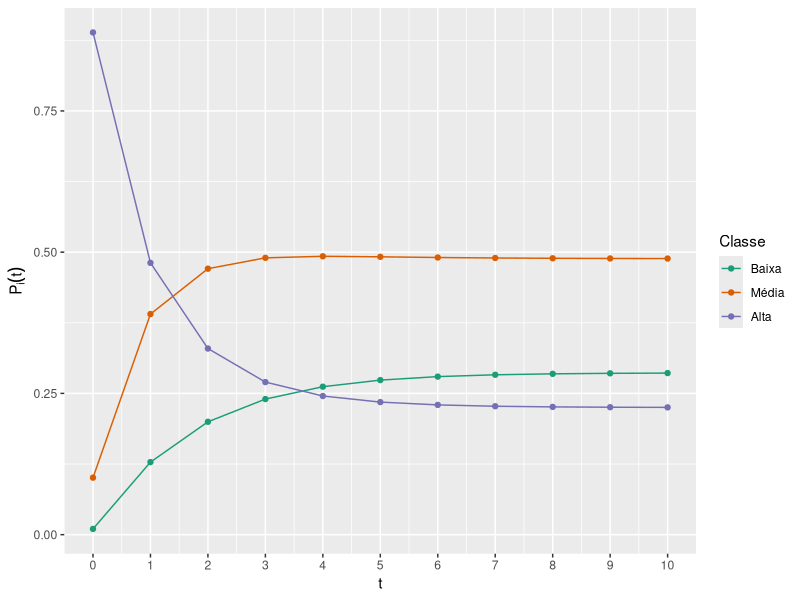
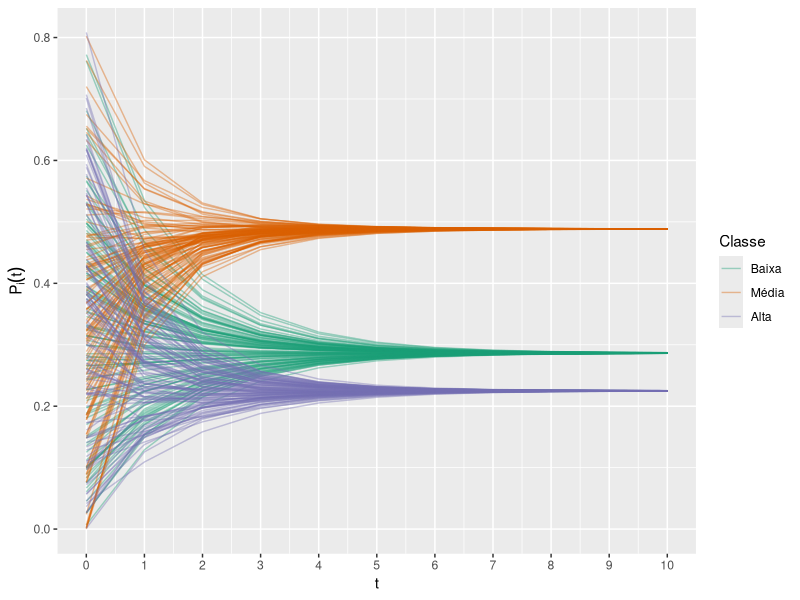

R code for these plots, in order:
## ---- chunk 1
knitr::opts_chunk$set(echo = TRUE)
## ---- chunk 2
library(tidyverse)
library(matrixcalc)
library(knitr)
set.seed(42)
P <- mat.trans <- matrix(c(
                          0.65, 0.15, 0.12,
                          0.28, 0.67, 0.36,
                          0.07, 0.18, 0.52
                           ), 3, 3)
## ---- chunk 3
row.names(P) <- c(1, 2, 3)
colnames(P) <- c(1, 2, 3)
write_matex2 <- function(x) {
  begin <- "\\begin{bmatrix}"
  end <- "\\end{bmatrix}"
  X <-
    apply(x, 1, function(x) {
      paste(
        paste(x, collapse = "&"),
        "\\\\"
      )
    })
  paste(c(begin, X, end), collapse = "")
}
## ---- chunk 4
p0 <- c(0.0102, 0.1009, 0.8889)
pi <- p0
p_t <- p0

for (xi in 1:10) {
  pi <- pi %*% P
  p_t <- rbind(p_t, pi)
}
p_t <- cbind(t = 0:10, p_t)

kable(round(p_t, 3),
  col.names = c("t", "Classe Baixa", "Classe Média", "Classe Alta"),
  caption = "Probabilidade de pertencer a classe após uma geração t"
)
## ---- chunk 5
N <- 10
round(p0 %*% matrix.power(P, N), 3)
## ---- chunk 6
as_tibble(p_t) %>%
  pivot_longer(cols = !"t") %>%
  ggplot(aes(x = t)) +
  geom_line(aes(y = value, color = name)) +
  geom_point(aes(y = value, color = name)) +
  labs(
    y = expression(P[i](t)),
    color = "Classe"
  ) +
  scale_x_continuous(breaks = 0:10) +
  scale_color_brewer(palette = "Dark2", labels = c("Baixa", "Média", "Alta"))
## ---- chunk 7
# gera n amostras de triplas
gera_amostras <- function(n) {
  # gera uma tripla com soma 1 a partir de uma uniforme
  smp <- function() {
    r <- tibble(x = t(runif(3)))
    1 / sum(r) * r
  }
  1:n %>% map_dfr(~ tibble(i = .x, t = 0, smp()))
}

X_t <- gera_amostras(100)
# calculando X_t para i de 1 a 10 nos diferentes valores de x0
for (i in 1:nrow(X_t)) {
  pi <- as.numeric(X_t[i, 3:5])
  p_t <- pi

  for (j in 1:10) {
    pi <- pi %*% P
    X_t <- rbind(X_t, c(i, j, pi))
  }
}
# agrupa as variáveis por t,i e plota o gráfico
X_t %>%
  pivot_longer(cols = !c("t", "i")) %>%
  ggplot(aes(x = t)) +
  geom_line(aes(y = value, color = name, colour = as.factor(i)), alpha = 0.4) +
  labs(
    y = expression(P[i](t)),
    color = "Classe"
  ) +
  scale_x_continuous(breaks = 0:10) +
  scale_color_brewer(palette = "Dark2", labels = c("Baixa", "Média", "Alta"))
